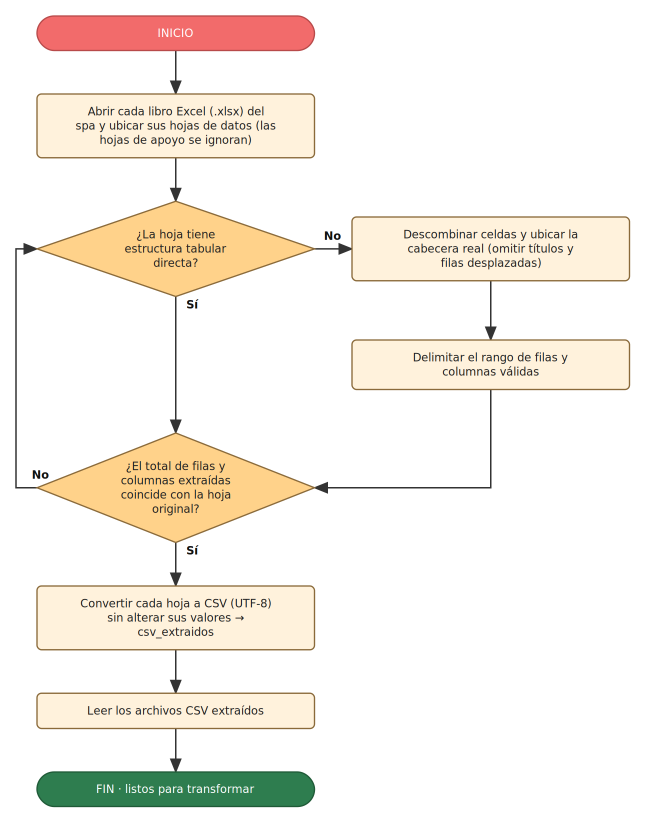
#> input picture etl_spa/diagramas/flujo_extraccion.png, 1291 x 1645 px (shown at 1/2 size)
$ python flows2.py
#> lines starting #> are read from the running program, lines starting #| are printed output that depends on the picture
# -*- coding: utf-8 -*-
import cairosvg, textwrap
from PIL import Image
FONT = "DejaVu Sans"
COLW, NODE_W, GAP = 420, 370, 58
COL = {"start": ("#F26B6B", "#B84A4A", "#fff"), "end_ok": ("#2E7D4F", "#1F5A37", "#fff"), "end_err": ("#B94A48", "#7E2B2A", "#fff"),
       "proc": ("#FFF2DC", "#8A6A3A", "#222"), "dec": ("#FFD28A", "#8A6A3A", "#222"), "note": ("#E3F0FA", "#2E5B8A", "#222")}

def wrap(t, n): return textwrap.wrap(t, n, break_long_words=False) or [""]
def render(name, nodes, edges, title=None):
#> called with name = 'flujo_extraccion.png'
    title = None          # el Word ya trae el encabezado de cada diagrama
    G = {}
    for nid, (kind, text, c, r) in nodes.items():
        n = 24 if kind == "dec" else 36
        lines = wrap(text, n)
        h = max(46, len(lines) * 19 + 28) if kind != "dec" else max(112, len(lines) * 19 + 70)
        if kind in ("start", "end_ok", "end_err"): h = max(46, len(lines) * 19 + 26)
        G[nid] = dict(kind=kind, lines=lines, c=c, r=r, h=h, w=NODE_W if kind != "dec" else NODE_W)
    nrows = max(g["r"] for g in G.values()) + 1
    rowh = [max([g["h"] for g in G.values() if g["r"] == r] or [0]) for r in range(nrows)]
    top = 90 if title else 30; rowy, y = [], top
    for r in range(nrows): rowy.append(y + rowh[r] / 2); y += rowh[r] + GAP
    for g in G.values(): g["cx"] = 40 + NODE_W / 2 + g["c"] * COLW; g["cy"] = rowy[g["r"]]
    maxc = max(g["c"] for g in G.values()); maxoff = max([e[4] for e in edges if e[3] == "loopr" and len(e) > 4] + [0]); W = max(40 + NODE_W + maxc * COLW + 80, 40 + NODE_W + maxc * COLW + 28 + maxoff + 50); H = y - GAP + 40
    S = [f'<svg xmlns="http://www.w3.org/2000/svg" width="{W}" height="{H}" viewBox="0 0 {W} {H}"><rect width="100%" height="100%" fill="white"/>',
         '<defs><marker id="ar" markerWidth="10" markerHeight="8" refX="9" refY="4" orient="auto"><path d="M0,0 L10,4 L0,8 z" fill="#333"/></marker></defs>']
    if title: S.append(f'<text x="40" y="45" font-family="{FONT}" font-size="26" font-weight="bold" fill="#1F3A5C">{title}</text>')
    def anc(g, side):
        return {"t": (g["cx"], g["cy"] - g["h"] / 2), "b": (g["cx"], g["cy"] + g["h"] / 2), "l": (g["cx"] - g["w"] / 2, g["cy"]), "r": (g["cx"] + g["w"] / 2, g["cy"])}[side]
    rightmost = max(g["cx"] + g["w"] / 2 for g in G.values())
    for e in edges:
        a, b, lab, route = e[0], e[1], e[2], e[3]; A, B = G[a], G[b]; pts = []
        if route == "v": pts = [anc(A, "b"), anc(B, "t")]
        elif route == "h":
            sa, sb = ("r", "l") if B["cx"] > A["cx"] else ("l", "r"); pts = [anc(A, sa), anc(B, sb)]
        elif route == "hv":
            sa = "r" if B["cx"] > A["cx"] else "l"; p = anc(A, sa); pts = [p, (B["cx"], p[1]), anc(B, "t" if B["cy"] > A["cy"] else "b")]
        elif route == "vh":
            p = anc(A, "b"); sb = "l" if B["cx"] > A["cx"] else "r"; pts = [p, (p[0], B["cy"]), anc(B, sb)]
        elif route == "loopr":                                  # sale por la derecha, baja y entra por la derecha
            p = anc(A, "r"); q = anc(B, "r"); ox = rightmost + 28 + (e[4] if len(e) > 4 else 0); pts = [p, (ox, p[1]), (ox, q[1]), q]
        elif route == "loopl":                                  # sale por la izquierda, sube/baja y entra por la izquierda
            p = anc(A, "l"); q = anc(B, "l"); ox = min(g["cx"] - g["w"] / 2 for g in G.values()) - 28 - (e[4] if len(e) > 4 else 0); pts = [p, (ox, p[1]), (ox, q[1]), q]
        elif route == "up":                                      # vuelve hacia arriba por la derecha
            p = anc(A, "t"); q = anc(B, "r"); pts = [p, (p[0], q[1]), q]
        d = "M" + " L".join(f"{x:.1f},{y:.1f}" for x, y in pts)
        S.append(f'<path d="{d}" fill="none" stroke="#333" stroke-width="2" marker-end="url(#ar)"/>')
        if lab:
            x0, y0 = pts[0]; x1, y1 = pts[1]
            lx, ly = (x0 + (x1 - x0) * 0.25, y0 + (y1 - y0) * 0.25 + (-12 if y1 == y0 else 0)); lx += 14 if x1 == x0 else 0
            if x1 == x0: ly = y0 + 16
            S.append(f'<text x="{lx:.1f}" y="{ly:.1f}" font-family="{FONT}" font-size="15" font-weight="bold" fill="#111">{lab}</text>')
    for g in G.values():
        fill, stroke, tc = COL[g["kind"]]; x, y0, w, h = g["cx"] - g["w"] / 2, g["cy"] - g["h"] / 2, g["w"], g["h"]
        if g["kind"] == "dec": S.append(f'<polygon points="{g["cx"]},{y0} {x+w},{g["cy"]} {g["cx"]},{y0+h} {x},{g["cy"]}" fill="{fill}" stroke="{stroke}" stroke-width="1.8"/>')
        elif g["kind"] in ("start", "end_ok", "end_err"): S.append(f'<rect x="{x}" y="{y0}" width="{w}" height="{h}" rx="{h/2}" fill="{fill}" stroke="{stroke}" stroke-width="1.8"/>')
        else: S.append(f'<rect x="{x}" y="{y0}" width="{w}" height="{h}" rx="6" fill="{fill}" stroke="{stroke}" stroke-width="1.8"/>')
        n = len(g["lines"]); ty = g["cy"] - (n - 1) * 9.5
        for i, ln in enumerate(g["lines"]):
            S.append(f'<text x="{g["cx"]}" y="{ty + i * 19:.1f}" font-family="{FONT}" font-size="15" text-anchor="middle" dominant-baseline="central" fill="{tc}">{ln.replace("&","&amp;").replace("<","&lt;")}</text>')
    S.append('</svg>'); cairosvg.svg2png(bytestring="".join(S).encode(), write_to=name, scale=1.5)
#> (this line was passed over: cairosvg is not available in this run)
    from PIL import ImageChops
    im = Image.open(name).convert("RGB"); bb = ImageChops.difference(im, Image.new("RGB", im.size, (255, 255, 255))).getbbox()
#> in render, im is the input picture: PIL image 1291x1645 RGB; mean R, G, B 246.5, 241.1, 233.3
#> after `bb = ImageChops.difference(im, Image.new('RGB', im.size, (255, 255, 25`: bb = (30, 30, 1261, 1615)
    im = im.crop((max(bb[0] - 30, 0), max(bb[1] - 30, 0), min(bb[2] + 30, im.width), min(bb[3] + 30, im.height))); im.save(name); print(name, im.size)
#| flujo_extraccion.png (1291, 1645)


# ------------------------------------------------------------------ 1. extracción (origen: libros Excel)
render("flujo_extraccion.png", {
 "s": ("start", "INICIO", 1, 0), "p1": ("proc", "Abrir cada libro Excel (.xlsx) del spa y ubicar sus hojas de datos (las hojas de apoyo se ignoran)", 1, 1),
 "d1": ("dec", "¿La hoja tiene estructura tabular directa?", 1, 2),
 "a1": ("proc", "Descombinar celdas y ubicar la cabecera real (omitir títulos y filas desplazadas)", 2, 2), "a2": ("proc", "Delimitar el rango de filas y columnas válidas", 2, 3),
 "d2": ("dec", "¿El total de filas y columnas extraídas coincide con la hoja original?", 1, 4),
 "p2": ("proc", "Convertir cada hoja a CSV (UTF-8) sin alterar sus valores → csv_extraidos", 1, 5), "p3": ("proc", "Leer los archivos CSV extraídos", 1, 6), "e": ("end_ok", "FIN · listos para transformar", 1, 7)},
 [("s", "p1", "", "v"), ("p1", "d1", "", "v"), ("d1", "a1", "No", "h"), ("a1", "a2", "", "v"), ("a2", "d2", "", "vh"), ("d1", "d2", "Sí", "v"), ("d2", "d1", "No", "loopl", 0),
  ("d2", "p2", "Sí", "v"), ("p2", "p3", "", "v"), ("p3", "e", "", "v")])
# ------------------------------------------------------------------ 2. nulos
render("flujo_nulos.png", {
 "s": ("start", "INICIO", 1, 0), "d1": ("dec", "¿La fila está vacía o es un título / fila de resumen?", 1, 1), "a1": ("proc", "Eliminar la fila: no es dato de negocio", 2, 1),
 "d2": ("dec", "¿El dato se puede recuperar de otra columna, fila o archivo?", 1, 2),
 "a2": ("proc", "Recuperarlo (hora fin = inicio + duración; estado desde observaciones; fecha desde otra línea del pedido)", 2, 2),
 "d3": ("dec", "¿El campo es obligatorio en la base?", 1, 3), "a3": ("proc", "Revisión manual con el dueño (no se imputa media, mediana ni moda); si sigue vacío, cuarentena", 2, 3),
 "a4": ("proc", "Dejar NULL: el dato opcional no se inventa", 1, 4), "m": ("proc", "Valores nulos tratados", 1, 5), "e": ("end_ok", "FIN", 1, 6)},
 [("s", "d1", "", "v"), ("d1", "a1", "Sí", "h"), ("d1", "d2", "No", "v"), ("d2", "a2", "Sí", "h"), ("d2", "d3", "No", "v"), ("d3", "a3", "Sí", "h"), ("d3", "a4", "No", "v"),
  ("a1", "m", "", "loopr", 0), ("a2", "m", "", "loopr", 0), ("a3", "m", "", "loopr", 0), ("a4", "m", "", "v"), ("m", "e", "", "v")])
#> call 2 of render, with name = 'flujo_nulos.png'
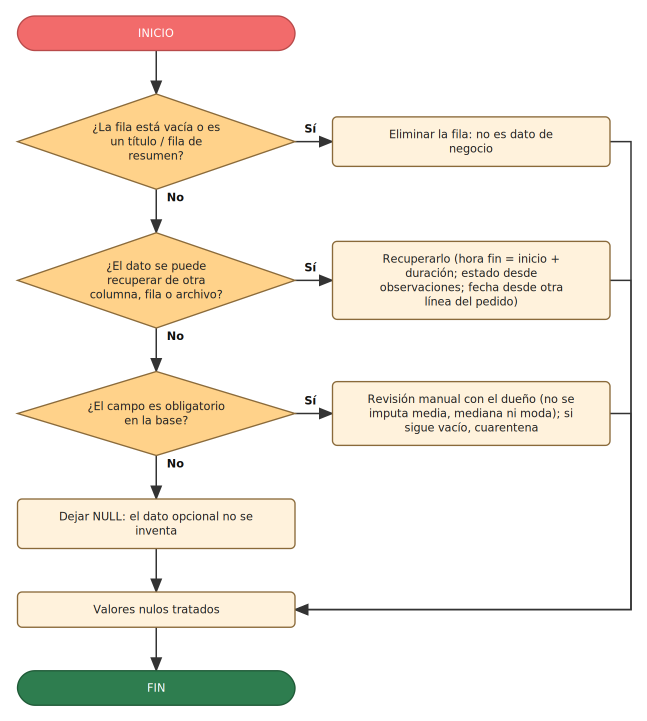
#> input picture etl_spa/diagramas/flujo_nulos.png, 1294 x 1442 px (shown at 1/2 size)
#> in render, im is the input picture: PIL image 1294x1442 RGB; mean R, G, B 244.5, 237.6, 227.2
#> in render (call 2), `bb = ImageChops.difference(im, Image.new('RGB', im.size, (255, 255, 25`: bb = (30, 30, 1264, 1412)
#| flujo_nulos.png (1294, 1442)
# ------------------------------------------------------------------ 3. duplicados
render("flujo_duplicados.png", {
 "s": ("start", "INICIO", 1, 0), "p1": ("proc", "Cargar las hojas extraídas en memoria (zona de paso): primero se transforma, después se carga a la base", 1, 1),
 "p2": ("proc", "Definir la clave de cada hoja (ej.: N° de cita + servicio; nombre ya normalizado)", 1, 2), "d1": ("dec", "¿Hay registros con la misma clave?", 1, 3),
 "d2": ("dec", "¿Qué criterio de prioridad aplica?", 1, 4),
 "a": ("proc", "Modificado más reciente (citas)", 0, 5), "b": ("proc", "Registro más completo (clientes)", 1, 5), "c": ("proc", "Primera ocurrencia (copias exactas)", 2, 5),
 "p3": ("proc", "Conservar un solo registro y eliminar los demás (queda anotado en el log)", 1, 6), "e": ("end_ok", "FIN · datos únicos", 1, 7)},
 [("s", "p1", "", "v"), ("p1", "p2", "", "v"), ("p2", "d1", "", "v"), ("d1", "d2", "Sí", "v"), ("d1", "p3", "No", "loopr", 0), ("d2", "a", "", "hv"), ("d2", "b", "", "v"), ("d2", "c", "", "hv"),
  ("a", "p3", "", "vh"), ("b", "p3", "", "v"), ("c", "p3", "", "vh"), ("p3", "e", "", "v")])
#> call 3 of render, with name = 'flujo_duplicados.png'
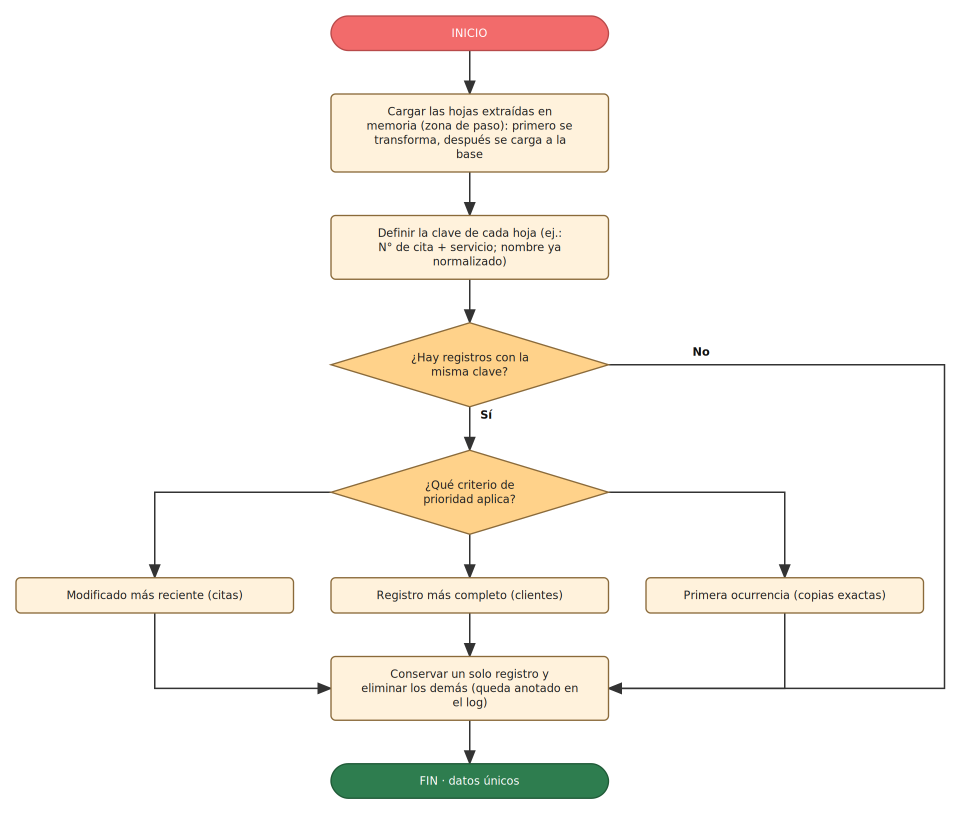
#> input picture etl_spa/diagramas/flujo_duplicados.png, 1921 x 1628 px (shown at 1/2 size)
#> in render, im is the input picture: PIL image 1921x1628 RGB; mean R, G, B 248.6, 245.1, 239.9
#> in render (call 3), `bb = ImageChops.difference(im, Image.new('RGB', im.size, (255, 255, 25`: bb = (30, 30, 1891, 1598)
#| flujo_duplicados.png (1921, 1628)
# ------------------------------------------------------------------ 4. tipográficos
render("flujo_tipograficos.png", {
 "s": ("start", "INICIO", 1, 0), "p1": ("proc", "Leer el texto de la celda y limpiarlo solo para comparar: espacios, mayúsculas y tildes", 1, 1),
 "d1": ("dec", "¿Coincide con un valor del diccionario de valores válidos?", 1, 2),
 "d2": ("dec", "¿Es un alias conocido o su similitud es ≥ 88 %?", 1, 3), "a1": ("proc", "Reemplazar por el valor oficial del diccionario (con sus tildes y eñes)", 2, 3),
 "a2": ("proc", "Marcar para revisión manual (no se carga)", 1, 4), "m": ("proc", "Actualizar el valor en el CSV limpio (siempre el valor oficial)", 1, 5), "e": ("end_ok", "FIN", 1, 6)},
 [("s", "p1", "", "v"), ("p1", "d1", "", "v"), ("d1", "d2", "No", "v"), ("d1", "m", "Sí", "loopr", 70), ("d2", "a1", "Sí", "h"), ("d2", "a2", "No", "v"),
  ("a1", "m", "", "loopr", 0), ("a2", "m", "", "v"), ("m", "e", "", "v")])
#> call 4 of render, with name = 'flujo_tipograficos.png'
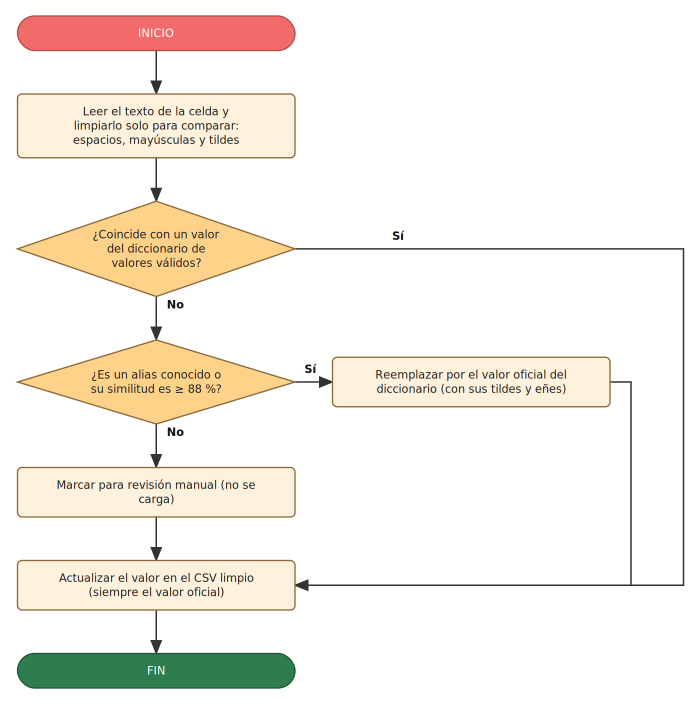
#> input picture etl_spa/diagramas/flujo_tipograficos.png, 1399 x 1408 px (shown at 1/2 size)
#> in render, im is the input picture: PIL image 1399x1408 RGB; mean R, G, B 246, 241.1, 233.9
#> in render (call 4), `bb = ImageChops.difference(im, Image.new('RGB', im.size, (255, 255, 25`: bb = (30, 30, 1369, 1378)
#| flujo_tipograficos.png (1399, 1408)
# ------------------------------------------------------------------ 5. tipo de dato
render("flujo_tipo_dato.png", {
 "s": ("start", "INICIO", 1, 0), "p1": ("proc", "Leer la celda y su tipo destino (DECIMAL en soles, INT, minutos, teléfono de 9 dígitos)", 1, 1),
 "d1": ("dec", "¿La celda ya es un número de Excel o se puede convertir directamente?", 1, 2),
 "p2": ("proc", "Quitar el símbolo S/, las unidades (und, min, '), los espacios y separadores; la coma decimal pasa a punto", 1, 3), "d2": ("dec", "¿La conversión ahora es exitosa?", 1, 4),
 "a": ("end_err", "No convertible: revisión manual; si el campo es opcional queda NULL y, si es obligatorio, va a cuarentena", 2, 4),
 "m": ("proc", "Asignar el tipo de dato a la columna (los precios se mantienen en soles)", 1, 5), "e": ("end_ok", "FIN", 1, 6)},
 [("s", "p1", "", "v"), ("p1", "d1", "", "v"), ("d1", "p2", "No", "v"), ("d1", "m", "Sí", "loopr", 70), ("p2", "d2", "", "v"), ("d2", "m", "Sí", "v"), ("d2", "a", "No", "h"), ("m", "e", "", "v")])
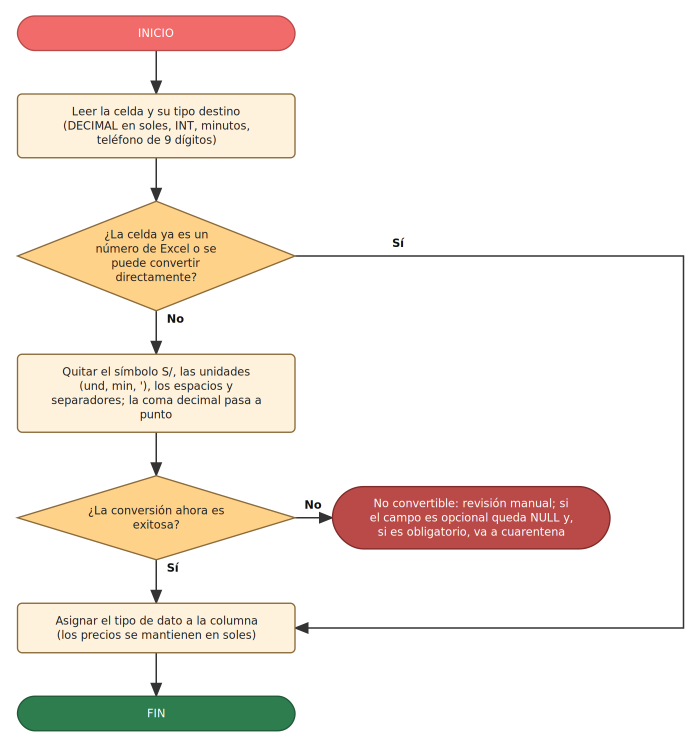
#> input picture etl_spa/diagramas/flujo_tipo_dato.png, 1399 x 1493 px (shown at 1/2 size)
#> in render, im is the input picture: PIL image 1399x1493 RGB; mean R, G, B 244.6, 236.7, 229.9
#> in render (call 5), `bb = ImageChops.difference(im, Image.new('RGB', im.size, (255, 255, 25`: bb = (30, 30, 1369, 1463)
#| flujo_tipo_dato.png (1399, 1493)
# ------------------------------------------------------------------ 6. fecha y hora
render("flujo_fecha_hora.png", {
 "s": ("start", "INICIO", 1, 0), "p1": ("proc", "Leer la celda de fecha u hora", 1, 1), "d1": ("dec", "¿Es una fecha u hora nativa de Excel?", 1, 2),
 "d2": ("dec", "¿Está en dd/mm/aaaa o en HH:MM de 24 horas?", 1, 3),
 "p2": ("proc", "Reconocer formatos locales: 5/10/26, 06-10-2026, 7.10.2026, «5 de octubre de 2026», 9:00 am, 11h00", 1, 4),
 "p3": ("proc", "Interpretar con el día primero y la hora de Lima (UTC−5); sin conversión de zona horaria", 1, 5),
 "d3": ("dec", "¿La fecha u hora es válida?", 1, 6), "a": ("proc", "Revisión manual del valor", 2, 6),
 "p4": ("proc", "Guardar como DATE y TIME de MySQL (AAAA-MM-DD y HH:MM:SS); en los documentos se muestra dd/mm/aaaa", 1, 7),
 "p5": ("proc", "Derivar hora_fin = hora_inicio + duración de los servicios de la cita", 1, 8), "e": ("end_ok", "FIN", 1, 9)},
 [("s", "p1", "", "v"), ("p1", "d1", "", "v"), ("d1", "d2", "No", "v"), ("d1", "p4", "Sí", "loopr", 70), ("d2", "p2", "No", "v"), ("d2", "p4", "Sí", "loopr", 0), ("p2", "p3", "", "v"),
  ("p3", "d3", "", "v"), ("d3", "p4", "Sí", "v"), ("d3", "a", "No", "h"), ("p4", "p5", "", "v"), ("p5", "e", "", "v")])
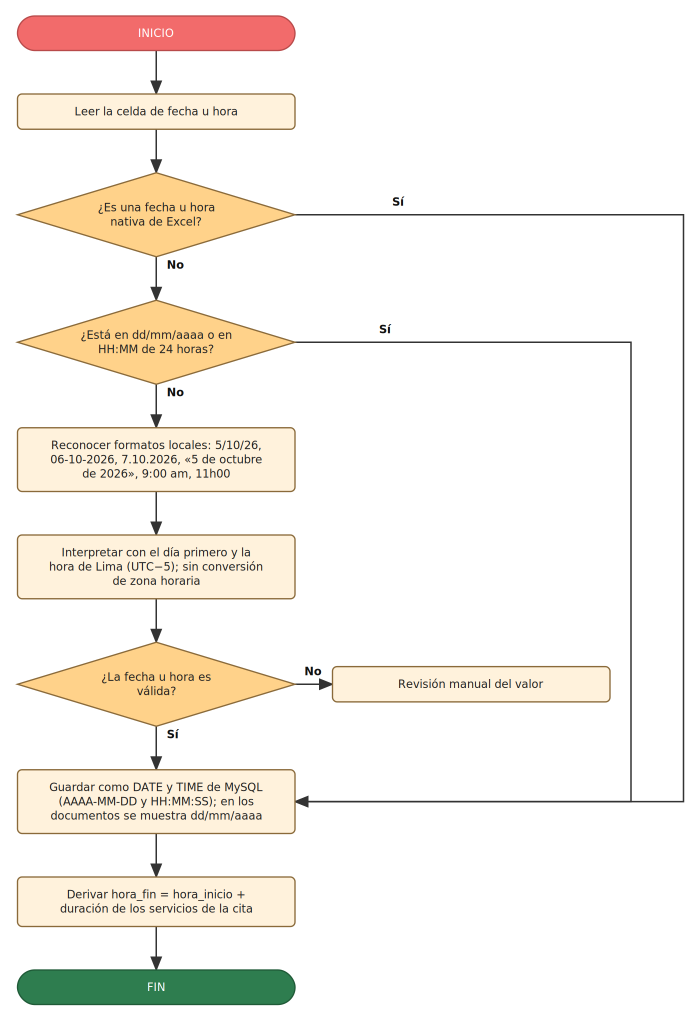
#> input picture etl_spa/diagramas/flujo_fecha_hora.png, 1399 x 2041 px (shown at 1/2 size)
#> in render, im is the input picture: PIL image 1399x2041 RGB; mean R, G, B 247.2, 242.6, 235.8
#> in render (call 6), `bb = ImageChops.difference(im, Image.new('RGB', im.size, (255, 255, 25`: bb = (30, 30, 1369, 2011)
#| flujo_fecha_hora.png (1399, 2041)
# ------------------------------------------------------------------ 7. carga (6 fases), en dos partes
render("flujo_carga_1.png", {
 "s": ("start", "INICIO", 1, 0), "p0": ("proc", "Leer la configuración del archivo .env (host, puerto, usuario, contraseña)", 1, 1),
 "p1": ("proc", "FASE 1 · Conectar al servidor y preparar el destino", 1, 2), "d1": ("dec", "¿Conexión exitosa y versión ≥ MySQL 8.0.16 (MariaDB ≥ 10.2.1)?", 1, 3),
 "e1": ("end_err", "Detener: informar el error de conexión o de versión (los CHECK no se aplicarían)", 2, 3),
 "d2": ("dec", "¿Existen las 18 tablas del modelo físico?", 1, 4), "a": ("proc", "Crear la estructura con spa_rodriguez.sql (sin datos)", 2, 4),
 "p2": ("proc", "Preparar el destino: quitar los triggers de stock y vaciar las tablas (la estructura se conserva)", 1, 5),
 "p3": ("proc", "FASE 2 · Validar los CSV transformados: existen, UTF-8, encabezados = columnas, tipos, obligatorios y claves sin repetir", 1, 6),
 "d3": ("dec", "¿Archivos válidos?", 1, 7), "e2": ("end_err", "Reportar archivo, fila y motivo. No cargar nada.", 2, 7),
 "c": ("end_ok", "Continúa en la Parte 2 · FASE 3", 1, 8)},
 [("s", "p0", "", "v"), ("p0", "p1", "", "v"), ("p1", "d1", "", "v"), ("d1", "e1", "No", "h"), ("d1", "d2", "Sí", "v"), ("d2", "a", "No", "h"), ("d2", "p2", "Sí", "v"), ("a", "p2", "", "vh"),
  ("p2", "p3", "", "v"), ("p3", "d3", "", "v"), ("d3", "e2", "No", "h"), ("d3", "c", "Sí", "v")])
#> (the run stopped early here; a loop or call above may not have finished)
